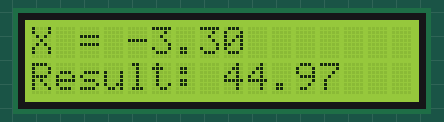
A sketch run on a simulated Arduino Uno, built with avr-gcc and run on an emulated ATmega328P. Parts: 16×2 character LCD.

Above: at 0.1 s.
At 3.1 s:
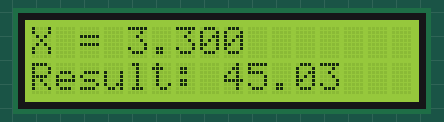
At 6.1 s:
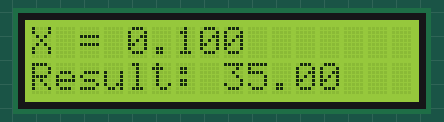
At 17.1 s:
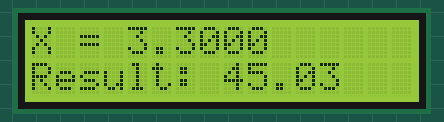
At 28.2 s:
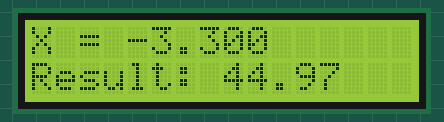
At 37.2 s:
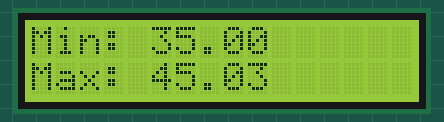

Measured:
- what the display in image 1 shows lasts 3.0 s, from 3.1 s to 6.1 s

The sketch:

HP_4.ino
```cpp
/* Home Project #4
EML 4804
6250452
Steven Rodriguez*/

// include the library
#include <LiquidCrystal.h>

// initialize the library by associating any needed LCD interface pin
// with the arduino pin number it is connected to
const int rs = 12, en = 11, d4 = 5, d5 = 4, d6 = 3, d7 = 2;
LiquidCrystal lcd(rs, en, d4, d5, d6, d7);

float Arguments[3] = {-3.3 , 3.3, 0.1}; // Argument Array
float ResultsArray[3]; // Initialize Results array where the resulting values will be added to in the loop

 /* Create a function of data type float that takes in parameter float
 called x and plugs it into expression corresponding to panther ID ending in 2.
 */
float MathExpression(float x){
  return 45 - cos(x * x) / x;
}


void setup() {
  // set up the LCD's number of columns and rows:
  lcd.begin(16, 2);
}

void loop() {

  for( int i = 0 ; i < 3 ; i++){

    lcd.setCursor(0, 0);
    lcd.print("X = ");
    lcd.print(Arguments[i], 2);

    lcd.setCursor(0, 1);
    lcd.print("Result: ");
    float Result = MathExpression(Arguments[i]);
    ResultsArray[i] = Result;
    lcd.print(Result, 2);

    delay(3000);
  }

  float minValueResult = ResultsArray[0];
  float maxValueResult = ResultsArray[0];

  for(int i = 1; i<3; i++){
    if(ResultsArray[i] < minValueResult ){

      minValueResult = ResultsArray[i];

    }
    if(ResultsArray[i] > maxValueResult){

      maxValueResult = ResultsArray[i];
    }
  }
//Print the Min and Max Result Values
  lcd.clear();
  lcd.setCursor(0, 0);
  lcd.print("Min: ");
  lcd.print(minValueResult, 2);

  lcd.setCursor(0, 1);
  lcd.print("Max: ");
  lcd.print(maxValueResult, 2);

  delay(5000);

  }
```
